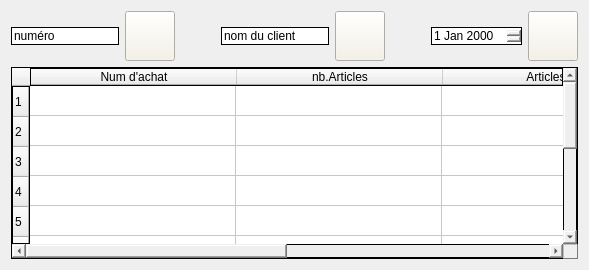
             <widget class="QWidget" name="tab_10">
              <attribute name="title">
               <string>   Rechercher Achat   </string>
              </attribute>
              <layout class="QGridLayout" name="gridLayout_23">
               <item row="0" column="0">
                <layout class="QHBoxLayout" name="horizontalLayout_90">
                 <item>
                  <layout class="QHBoxLayout" name="horizontalLayout_101" stretch="0,0">
                   <property name="sizeConstraint">
                    <enum>QLayout::SizeConstraint::SetMaximumSize</enum>
                   </property>
                   <item>
                    <widget class="QLineEdit" name="lineEdit_48">
                     <property name="minimumSize">
                      <size>
                       <width>100</width>
                       <height>0</height>
                      </size>
                     </property>
                     <property name="styleSheet">
                      <string notr="true">color: rgb(0, 0, 0);
border: 1px solid black;
font: 600 10pt &quot;Segoe UI&quot;;</string>
                     </property>
                     <property name="text">
                      <string>numéro </string>
                     </property>
                    </widget>
                   </item>
                   <item>
                    <widget class="QPushButton" name="pushButton_39">
                     <property name="minimumSize">
                      <size>
                       <width>50</width>
                       <height>50</height>
                      </size>
                     </property>
                     <property name="styleSheet">
                      <string notr="true">background-color: rgb(245, 241, 229);</string>
                     </property>
                     <property name="text">
                      <string/>
                     </property>
                     <property name="icon">
                      <iconset resource="icones.qrc">
                       <normaloff>:/icones/icone/serach.png</normaloff>:/icones/icone/serach.png</iconset>
                     </property>
                     <property name="iconSize">
                      <size>
                       <width>30</width>
                       <height>30</height>
                      </size>
                     </property>
                     <property name="checkable">
                      <bool>true</bool>
                     </property>
                     <property name="autoExclusive">
                      <bool>true</bool>
                     </property>
                    </widget>
                   </item>
                  </layout>
                 </item>
                 <item>
                  <spacer name="horizontalSpacer_42">
                   <property name="orientation">
                    <enum>Qt::Orientation::Horizontal</enum>
                   </property>
                   <property name="sizeHint" stdset="0">
                    <size>
                     <width>40</width>
                     <height>20</height>
                    </size>
                   </property>
                  </spacer>
                 </item>
                 <item>
                  <layout class="QHBoxLayout" name="horizontalLayout_102" stretch="0,0">
                   <property name="sizeConstraint">
                    <enum>QLayout::SizeConstraint::SetMaximumSize</enum>
                   </property>
                   <item>
                    <widget class="QLineEdit" name="lineEdit_54">
                     <property name="minimumSize">
                      <size>
                       <width>100</width>
                       <height>0</height>
                      </size>
                     </property>
                     <property name="styleSheet">
                      <string notr="true">color: rgb(0, 0, 0);
border: 1px solid black;
font: 600 10pt &quot;Segoe UI&quot;;</string>
                     </property>
                     <property name="text">
                      <string>nom du client</string>
                     </property>
                    </widget>
                   </item>
                   <item>
                    <widget class="QPushButton" name="pushButton_40">
                     <property name="minimumSize">
                      <size>
                       <width>50</width>
                       <height>50</height>
                      </size>
                     </property>
                     <property name="styleSheet">
                      <string notr="true">background-color: rgb(245, 241, 229);</string>
                     </property>
                     <property name="text">
                      <string/>
                     </property>
                     <property name="icon">
                      <iconset resource="icones.qrc">
                       <normaloff>:/icones/icone/serach.png</normaloff>:/icones/icone/serach.png</iconset>
                     </property>
                     <property name="iconSize">
                      <size>
                       <width>30</width>
                       <height>30</height>
                      </size>
                     </property>
                     <property name="checkable">
                      <bool>true</bool>
                     </property>
                     <property name="autoExclusive">
                      <bool>true</bool>
                     </property>
                    </widget>
                   </item>
                  </layout>
                 </item>
                 <item>
                  <spacer name="horizontalSpacer_43">
                   <property name="orientation">
                    <enum>Qt::Orientation::Horizontal</enum>
                   </property>
                   <property name="sizeHint" stdset="0">
                    <size>
                     <width>40</width>
                     <height>20</height>
                    </size>
                   </property>
                  </spacer>
                 </item>
                 <item>
                  <layout class="QHBoxLayout" name="horizontalLayout_104" stretch="0,0">
                   <property name="sizeConstraint">
                    <enum>QLayout::SizeConstraint::SetMaximumSize</enum>
                   </property>
                   <item>
                    <widget class="QDateEdit" name="dateEdit_10">
                     <property name="sizePolicy">
                      <sizepolicy hsizetype="Expanding" vsizetype="Fixed">
                       <horstretch>0</horstretch>
                       <verstretch>0</verstretch>
                      </sizepolicy>
                     </property>
                     <property name="styleSheet">
                      <string notr="true">color: rgb(0, 0, 0);
border: 1px solid black;
font: 600 10pt &quot;Segoe UI&quot;;</string>
                     </property>
                    </widget>
                   </item>
                   <item>
                    <widget class="QPushButton" name="pushButton_41">
                     <property name="minimumSize">
                      <size>
                       <width>50</width>
                       <height>50</height>
                      </size>
                     </property>
                     <property name="styleSheet">
                      <string notr="true">background-color: rgb(245, 241, 229);</string>
                     </property>
                     <property name="text">
                      <string/>
                     </property>
                     <property name="icon">
                      <iconset resource="icones.qrc">
                       <normaloff>:/icones/icone/serach.png</normaloff>:/icones/icone/serach.png</iconset>
                     </property>
                     <property name="iconSize">
                      <size>
                       <width>30</width>
                       <height>30</height>
                      </size>
                     </property>
                     <property name="checkable">
                      <bool>true</bool>
                     </property>
                     <property name="autoExclusive">
                      <bool>true</bool>
                     </property>
                    </widget>
                   </item>
                  </layout>
                 </item>
                </layout>
               </item>
               <item row="1" column="0">
                <widget class="QTableWidget" name="tableWidget_6">
                 <property name="styleSheet">
                  <string notr="true">color: rgb(0, 0, 0);
border: 1px solid black;
font: 600 10pt &quot;Segoe UI&quot;;</string>
                 </property>
                 <property name="rowCount">
                  <number>11</number>
                 </property>
                 <attribute name="horizontalHeaderDefaultSectionSize">
                  <number>206</number>
                 </attribute>
                 <row/>
                 <row/>
                 <row/>
                 <row/>
                 <row/>
                 <row/>
                 <row/>
                 <row/>
                 <row/>
                 <row/>
                 <row/>
                 <column>
                  <property name="text">
                   <string>Num d'achat</string>
                  </property>
                 </column>
                 <column>
                  <property name="text">
                   <string>nb.Articles</string>
                  </property>
                 </column>
                 <column>
                  <property name="text">
                   <string>Articles</string>
                  </property>
                 </column>
                 <column>
                  <property name="text">
                   <string>Date d'achat</string>
                  </property>
                 </column>
                </widget>
               </item>
              </layout>
             </widget>
